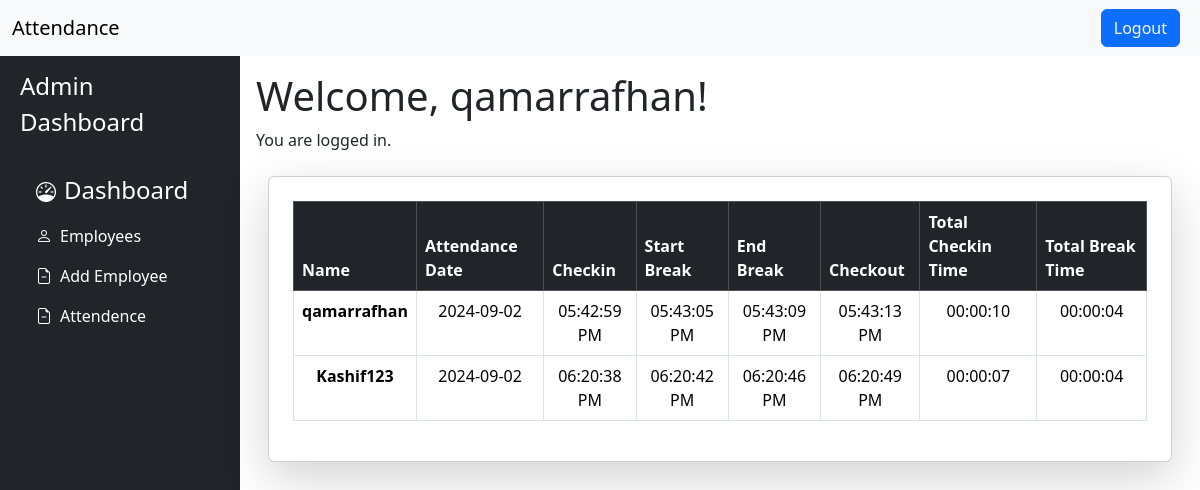
/admin_dashboard.php (signed in), run on the app's committed database.
### tables this page shows
CREATE TABLE `attendences` (
  `id` int(11) NOT NULL,
  `user_id` int(11) NOT NULL,
  `attend_date` date NOT NULL,
  `checkin` varchar(200) DEFAULT NULL,
  `break_in` varchar(200) DEFAULT NULL,
  `break_out` varchar(200) DEFAULT NULL,
  `checkout` varchar(200) DEFAULT NULL
);

CREATE TABLE `users` (
  `id` int(11) NOT NULL,
  `fname` varchar(150) NOT NULL,
  `lname` varchar(150) NOT NULL,
  `desgination` varchar(200) NOT NULL,
  `address` varchar(255) NOT NULL,
  `phone` int(11) NOT NULL,
  `gender` varchar(50) NOT NULL,
  `role` enum('admin','employee') NOT NULL,
  `username` varchar(150) NOT NULL,
  `email` varchar(250) NOT NULL,
  `password` varchar(150) NOT NULL
);

### admin_dashboard.php (the view, shortened to what this page needs)
<!doctype html>
<html lang="en">
<head>
    <link href="https://cdn.jsdelivr.net/npm/bootstrap@5.3.3/dist/css/bootstrap.min.css" rel="stylesheet">
    <link rel="stylesheet" href="https://cdn.jsdelivr.net/npm/bootstrap-icons@1.11.3/font/bootstrap-icons.min.css">
</head>
<body>
    <nav class="navbar navbar-expand-lg bg-body-tertiary">
        <div class="container-fluid">
            <a class="navbar-brand" href="index.php">Attendance</a>
            <button class="navbar-toggler" type="button" data-bs-toggle="collapse" data-bs-target="#navbarSupportedContent" aria-controls="navbarSupportedContent" aria-expanded="false" aria-label="Toggle navigation">
                <div class="collapse navbar-collapse" id="navbarSupportedContent">
                    <form class="d-flex">
                        <?php if (isset($_SESSION['user_id'])) : ?>
                            <button class="btn btn-primary mx-2 " type="button"><a class="text-decoration-none text-light" href="logout.php">Logout</a></button>
                        <?php endif; ?>
                    </form>
                </div>
        </div>
    </nav>
    <div class="container-fluid">
        <div class="row flex-nowrap">
            <div class="bg-dark col-auto col-md-2 min-vh-100" style="width: 20%;">
                <div class="bg-dark p-2">
                    <a class="d-flex text-decoration-none mt-1 align-item-center text-white">
                        <span class="fs-4 d-none d-sm-inline">Admin Dashboard</span>
                    </a>
                    <ul class="nav nav-pills flex-column mt-4">
                        <li class="nav-item">
                            <a href="admin_dashboard.php" class="nav-link text-white">
                                <i class="fs-5  bi bi-speedometer"></i><span class="fs-4 ms-2 d-none d-sm-inline">Dashboard</span>
                            </a>
                        </li>
                        <li class="nav-item">
                            <a href="employees.php" class="nav-link text-white">
                                <i class="fs-8 bi bi-person"></i><span class="fs-7 ms-2 d-none d-sm-inline">Employees</span>
                            </a>
                        </li>
                        <li class="nav-item">
                            <a href="add_employee.php" class="nav-link text-white">
                                <i class="fs-8 bi bi-file-earmark-minus"></i><span class="fs-7 ms-2 d-none d-sm-inline">Add Employee</span>
                            </a>
                        </li>
                        <li class="nav-item">
                            <a href="attendence.php" class="nav-link text-white">
                                <i class="fs-8 bi bi-file-earmark-minus"></i><span class="fs-7 ms-2 d-none d-sm-inline">Attendence</span>
                            </a>
                        </li>
                    </ul>
                </div>
            </div>
            <div class="p-3" style="width: 80%;">
                <h1>Welcome, <?php echo htmlspecialchars($_SESSION['username']); ?>!</h1>
                <p>You are logged in.</p>
                <div class="container my-4">
                    <div class="card p-4 shadow-lg">
                        <table class="table table-bordered">
                            <thead class="table-dark">
                                <tr>
                                    <th scope="col">Name</th>
                                    <th scope="col">Attendance Date</th>
                                    <th scope="col">Checkin</th>
                                    <th scope="col">Start Break</th>
                                    <th scope="col">End Break</th>
                                    <th scope="col">Checkout</th>
                                    <th scope="col">Total Checkin Time</th>
                                    <th scope="col">Total Break Time</th>
                                </tr>
                            </thead>
                            <tbody class="text-center">
                                <?php
                                include('connection.php');
                                $sql = "SELECT u.username, a.attend_date, a.checkin, a.break_in, a.break_out, a.checkout
                                        FROM attendences a
                                        JOIN users u ON a.user_id = u.id";
                                $result = mysqli_query($conn, $sql);
                                $displayTimeZone = new DateTimeZone("Asia/Karachi");
                                if ($result && mysqli_num_rows($result) > 0) {
                                    while ($row = mysqli_fetch_assoc($result)) {
                                        $originalTimeZone = new DateTimeZone("America/New_York");
                                        $name = $row['username'];
                                        $attend_date = $row['attend_date'];
                                        $checkin = $row['checkin'];
                                        $break_in = $row['break_in'];
                                        $break_out = $row['break_out'];
                                        $checkout = $row['checkout'];
                                        $checkinDateTime = new DateTime($checkin, $originalTimeZone);
                                        $checkinDateTime->setTimezone($displayTimeZone);
                                        $checkinFormatted = $checkinDateTime->format('h:i:s A');
                                        $breakinFormatted = '';
                                        if ($break_in) {
                                            $breakinDateTime = new DateTime($break_in, $originalTimeZone);
                                            $breakinDateTime->setTimezone($displayTimeZone);
                                            $breakinFormatted = $breakinDateTime->format('h:i:s A');
                                        }
                                        $breakoutFormatted = '';
                                        if ($break_out) {
                                            $breakoutDateTime = new DateTime($break_out, $originalTimeZone);
                                            $breakoutDateTime->setTimezone($displayTimeZone);
                                            $breakoutFormatted = $breakoutDateTime->format('h:i:s A');
                                        }
                                        $checkoutFormatted = '';
                                        if ($checkout) {
                                            $checkoutDateTime = new DateTime($checkout, $originalTimeZone);
                                            $checkoutDateTime->setTimezone($displayTimeZone);
                                            $checkoutFormatted = $checkoutDateTime->format('h:i:s A');
                                        }
                                        $totalBreakTime = '';
                                        if ($breakinFormatted && $breakoutFormatted) {
                                            $breakinDateTime = new DateTime($break_in);
                                            $breakoutDateTime = new DateTime($break_out);
                                            $interval = $breakinDateTime->diff($breakoutDateTime);
                                            $totalBreakTime = $interval->format('%H:%I:%S');
                                        }
                                        $totalLoginTime = '';
                                        if ($checkin && $checkout) {
                                            $checkinDateTime = new DateTime($checkin);
                                            $checkoutDateTime = new DateTime($checkout);
                                            $totalInterval = $checkinDateTime->diff($checkoutDateTime);
                                            if ($totalBreakTime) {
                                                $totalLoginInterval = $totalInterval->format('%H:%I:%S');
                                                $totalLoginTime = (new DateTime($totalLoginInterval))
                                                    ->diff(new DateTime($totalBreakTime))
                                                    ->format('%H:%I:%S');
                                            } else {
                                                $totalLoginTime = $totalInterval->format('%H:%I:%S');
                                            }
                                        }
                                        echo '<tr>
                                            <th scope="row">' . htmlspecialchars($name) . '</th>
                                            <td>' . htmlspecialchars($attend_date) . '</td>
                                            <td>' . htmlspecialchars($checkinFormatted) . '</td>
                                            <td>' . htmlspecialchars($breakinFormatted) . '</td>
                                            <td>' . htmlspecialchars($breakoutFormatted) . '</td>
                                            <td>' . htmlspecialchars($checkoutFormatted) . '</td>
                                            <td>' . htmlspecialchars($totalLoginTime) . '</td>
                                            <td>' . htmlspecialchars($totalBreakTime) . '</td>
                                        </tr>';
                                    }
                                } else {
                                    echo "<tr><td colspan='8'>No records found.</td></tr>";
                                }
                                ?>
                            </tbody>
                        </table>
                    </div>
                </div>
            </div>
        </div>
    </div>
</body>
</html>

### data on the page
attendences: user.username "qamarrafhan", attend_date "2024-09-02", checkin "05:42:59 PM", break_in "05:43:05 PM", break_out "05:43:09 PM", checkout "05:43:13 PM", totalLoginTime "00:00:10", totalBreakTime "00:00:04"
attendences: user.username "Kashif123", attend_date "2024-09-02", checkin "06:20:38 PM", break_in "06:20:42 PM", break_out "06:20:46 PM", checkout "06:20:49 PM", totalLoginTime "00:00:07", totalBreakTime "00:00:04"

### other printed values
$_SESSION['username'] "qamarrafhan"
